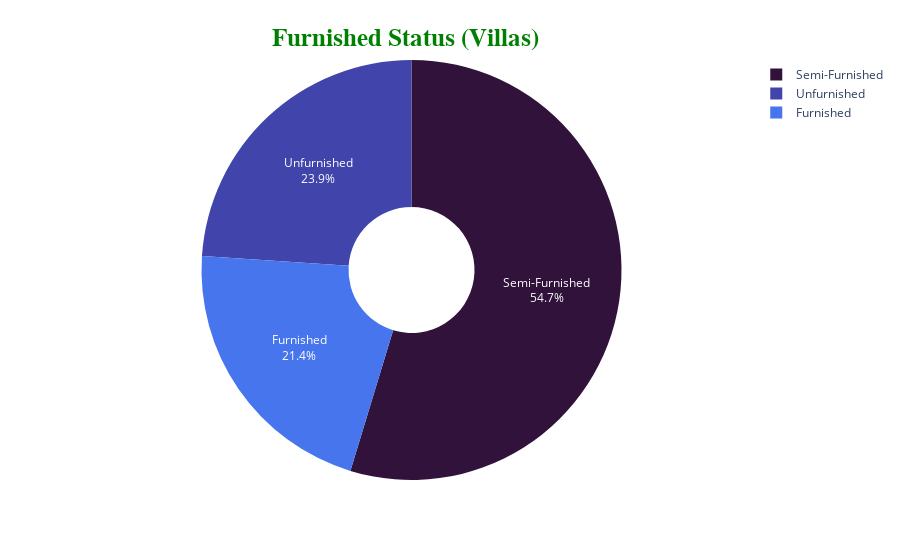

Notebook source saved alongside this figure:
### Code cell
furnished = df1['furnish_status'].value_counts()
furnished = dict(furnished)

fig = px.pie(values=list(furnished.values()), names=list(furnished.keys()), hole=0.3,
            color_discrete_sequence=px.colors.sequential.Turbo)
fig.update_traces(textposition='inside', textinfo='percent+label')

fig.update_layout(title_text="<b>Furnished Status (Villas)</b>",
                 title_font_size=25,
                 title_font_color='green',
                 title_font_family='Titillium Web',
                 title_x=0.45,
                 title_y=0.95,
                 title_xanchor='center',
                 title_yanchor='top'
                 )

### Figure 1 — Plotly figure (JSON) as saved in the notebook; plotly's stock layout.template omitted (floating-point values rounded to 4 significant figures)
{"data": [{"domain": {"x": [0, 1], "y": [0, 1]}, "hole": 0.3, "hovertemplate": "label=%{label}<br>value=%{value}<extra></extra>", "labels": ["Semi-Furnished", "Unfurnished", "Furnished"], "legendgroup": "", "name": "", "showlegend": true, "textinfo": "percent+label", "textposition": "inside", "type": "pie", "values": [64, 28, 25]}], "layout": {"legend": {"tracegroupgap": 0}, "margin": {"t": 60}, "piecolorway": ["#30123b", "#4145ab", "#4675ed", "#39a2fc", "#1bcfd4", "#24eca6", "#61fc6c", "#a4fc3b", "#d1e834", "#f3c63a", "#fe9b2d", "#f36315", "#d93806", "#b11901", "#7a0402"], "title": {"font": {"color": "green", "family": "Titillium Web", "size": 25}, "text": "<b>Furnished Status (Villas)</b>", "x": 0.45, "xanchor": "center", "y": 0.95, "yanchor": "top"}}}
